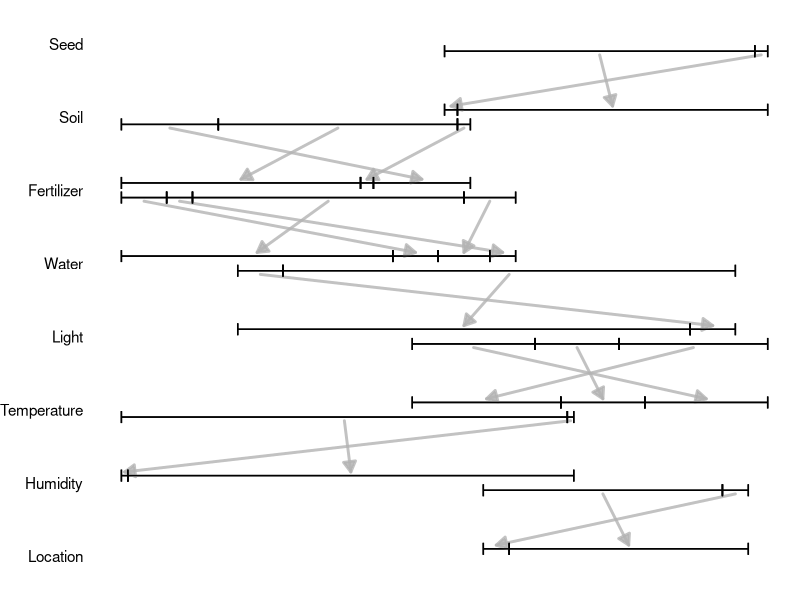

Write R code to recreate this figure.
## ---- chunk 1
#| fig-width: 5
#| fig-height: 4
#| dpi: 216
#| code-fold: true
#| code-summary: "Figure Source"
#| warning: false
library(tidyverse)

text <- "seeds: 79 14 55 13

seed-to-soil map:
50 98 2
52 50 48

soil-to-fertilizer map:
0 15 37
37 52 2
39 0 15

fertilizer-to-water map:
49 53 8
0 11 42
42 0 7
57 7 4

water-to-light map:
88 18 7
18 25 70

light-to-temperature map:
45 77 23
81 45 19
68 64 13

temperature-to-humidity map:
0 69 1
1 0 69

humidity-to-location map:
60 56 37
56 93 4"

lines <- str_split_1(text, "\n\n")

seeds <-
  lines[[1]] |>
  str_extract_all("\\d+", simplify = TRUE) |>
  as.numeric()

steps <-
  lines[-1] |>
  map(read_lines) |>
  map(\(.) {
    .[-1] |>
      str_extract_all("\\d+", simplify = TRUE) |>
      as_tibble() |>
      set_names(c("dest_start", "source_start", "range_len")) |>
      mutate(across(everything(), as.numeric))
  }) |>
  list_rbind(names_to = "step")

segment_df <-
  steps |>
  pivot_longer(
    cols = ends_with("start"),
    names_to = "side",
    values_to = "start"
  ) |>
  mutate(
    end = start + range_len,
    offset = 0.1 * ifelse(side == "source_start", -1, 1),
    step =
      factor(
        step + (side == "dest_start"),
        labels  = c("Seed", "Soil", "Fertilizer", "Water", "Light", "Temperature", "Humidity", "Location")
      ) |>
      fct_rev()
  )

arrow_df <-
  steps |>
  mutate(
    x = source_start + range_len / 2,
    xend = dest_start + range_len / 2,
    y = 9 - step - 0.15,
    yend = y - 1 + 0.3,
    .keep = "none"
  )

p <-
  ggplot(segment_df, aes(start, step, xend = end, yend = step)) +
  geom_segment(
    arrow = arrow(ends = "both", angle = 90, length = unit(0.01, "npc")),
    position = position_nudge(x = 0, y = segment_df$offset)
  ) +
  geom_segment(
    data = arrow_df,
    mapping = aes(x, y, xend = xend, yend = yend),
    arrow = arrow(length = unit(0.02, "npc"), type = "closed"),
    lineend = "round",
    size = 1,
    col = "grey70",
    alpha = 0.8
  ) +
  geom_segment(
    arrow = arrow(ends = "both", angle = 90, length = unit(0.01, "npc")),
    position = position_nudge(x = 0, y = segment_df$offset)
  ) +
  theme_void() +
  theme(
    axis.text.y = element_text(margin = margin(r = 0.8 * 11 / 2), hjust = 1)
  )


# 
# |>
#   str_split("") |>
#   map(enframe, name = "col") |>
#   list_rbind(names_to = "row") |>
#   mutate(
#     color = case_when(
#       value %in% c("*", "#", "+", "$") ~ "#BE4844",
#       row == 1 & col > 5 ~ "#969696",
#       row == 6 ~ "#969696",
#       !is.na(as.numeric(value)) ~ "#2F7E4A",
#       .default = "#969696"
#     ),
#     fontface = case_when(
#       color != "#969696" ~ "bold",
#       .default = "plain"
#     )
#   )
# 
# add <- function(row, label, plus = TRUE, is_result = FALSE) {
#   component <- annotate(
#     geom = "text",
#     x = 15,
#     y = row,
#     size = 7,
#     hjust = "right",
#     vjust = "middle",
#     color = ifelse(is_result, "#91672C", "#969696"),
#     fontface = ifelse(is_result, "bold", "plain"),
#     label = label,
#     family = "LM Roman 10"
#   )
#   if (plus) {
#     component <- list(
#       component, 
#       annotate(
#         geom = "text",
#         x = 15,
#         y = row + 0.5,
#         size = 6,
#         hjust = "left",
#         vjust = "middle",
#         color = "#969696",
#         label = "+",
#         family = "LM Roman 10"
#       )
#     )
#   }
#   component
# }
# 
# neighbors <- function(row, col, highlight = character()) {
#   draw_arrow <- function(direction) {
#     dr <- 0.55 * (str_detect(direction, "S") - str_detect(direction, "N"))
#     dc <- 0.55 * (str_detect(direction, "E") - str_detect(direction, "W"))
#     if (dr != 0 && dc != 0) {
#       dr <- dr * 0.8
#       dc <- dc * 0.8
#     }
#     annotate(
#       geom = "segment",
#       x = col + dc,
#       xend = col + (dc * 1.00001),
#       y = row + dr,
#       yend = row + (dr * 1.00001),
#       #size = 1,
#       color = ifelse(direction %in% highlight, "#1577A0", "#C2C2C2"),
#       arrow = arrow(length = unit(0.015, "npc"), type = "closed")
#     )
#   }
#   map(c("N", "NE", "E", "SE", "S", "SW", "W", "NW"), draw_arrow)
# }
# 
# df |>
#   ggplot(aes(col, row, label = value, fontface = fontface, col = I(color))) +
#   geom_text(size = 7, family = "LM Roman 10") +
#   scale_y_reverse(
#     limits = c(12, 0),
#     expand = c(0, 0)
#   ) +
#   add(1, "467") +
#   add(3, "35 + 633") +
#   add(5, "617") +
#   add(7, "592") +
#   add(8, "755") +
#   add(10, "664 + 598", plus = FALSE) +
#   add(11, "4361", plus = FALSE, is_result = TRUE) +
#   neighbors(2, 4, c("S", "SW", "NW")) +
#   neighbors(4, 7, c("N", "NE")) +
#   neighbors(5, 4, c("W")) +
#   neighbors(6, 6, c("SW")) +
#   neighbors(9, 4, c("S", "SW")) +
#   neighbors(9, 6, c("NE", "SE", "S")) +
#   annotate(
#     geom = "segment",
#     x = 11.5,
#     xend = 15,
#     y = 10.5,
#     yend = 10.5,
#     color = "#969696"
#   ) +
#   theme_void()
p
## ---- chunk 2

